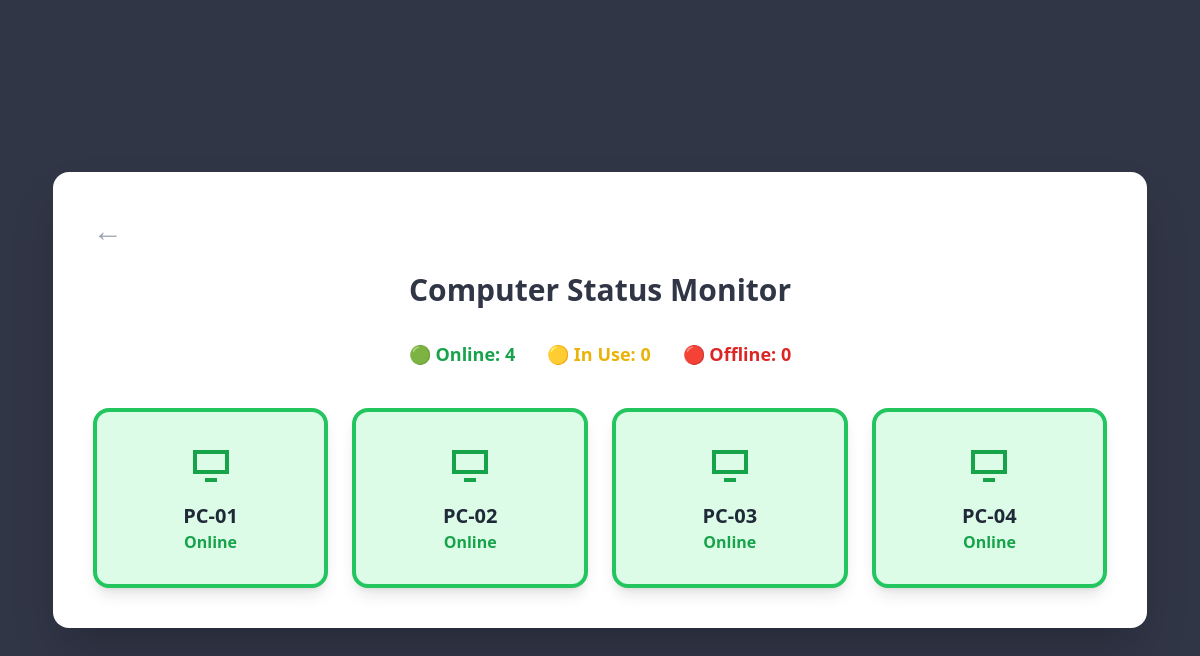
Screenshot of /status (signed in) with the database file from the repository.
### tables this page shows
CREATE TABLE Computer (
        Computer_ID TEXT PRIMARY KEY,
        Status TEXT DEFAULT 'Online',
        Current_Member_ID INTEGER,
        FOREIGN KEY (Current_Member_ID) REFERENCES Member(Person_ID)
    );

### main.py (the view)
@app.route("/status")
@login_required
def status():
    connect = sqlite3.connect(db_local)
    connect.row_factory = sqlite3.Row
    cursor = connect.cursor()
    query = """
        SELECT c.Computer_ID, c.Status, p.Full_Name
        FROM Computer c
        LEFT JOIN Person p ON c.Current_Member_ID = p.Person_ID
    """
    cursor.execute(query)
    all_pcs = cursor.fetchall()
    cursor.execute("SELECT COUNT(*) FROM Computer WHERE Status = 'Online'")
    online_count = cursor.fetchone()[0]
    cursor.execute("SELECT COUNT(*) FROM Computer WHERE Status = 'In Use'")
    in_use_count = cursor.fetchone()[0]
    cursor.execute("SELECT COUNT(*) FROM Computer WHERE Status = 'Offline'")
    offline_count = cursor.fetchone()[0]
    connect.close()
    return render_template("status.html", computers=all_pcs, online=online_count, in_use=in_use_count, offline=offline_count)

### main.py (called while the page is built, shortened)
@login_manager.user_loader
def load_user(user_id):
    connect = sqlite3.connect(db_local)
    connect.row_factory = sqlite3.Row
    cursor = connect.cursor()
    cursor.execute("""
        SELECT Person.*, Member.Phone_Number
        FROM Person
        LEFT JOIN Member ON Person.Person_ID = Member.Person_ID
        WHERE Person.Person_ID = ?
    """, (user_id,))
    user = cursor.fetchone()
    connect.close()
    if user:
        return User(user["Person_ID"], user["Username"], user["Full_Name"], user["Type"], user["Phone_Number"])
    return None

@app.before_request
def update_member_time():
    if current_user.is_authenticated:
        now = int(time.time())
        last_active = session.get('last_active')
        session['last_active'] = now

### templates/status.html (shortened to what this page needs)
<!DOCTYPE html>
<html>
<head>
  <script src="https://cdn.tailwindcss.com"></script>
</head>
<body>
<div class="min-h-screen bg-[#313647] flex items-center justify-center p-6">
  <div class="bg-white rounded-2xl shadow-2xl w-[95%] max-w-[1200px] p-10">
    <a href="{{ url_for('admin_home') }}">
      <button class="text-3xl text-gray-400 hover:text-[#6B62C4] mb-6">←</button>
    </a>
    <h1 class="text-3xl font-bold text-center text-[#313647] mb-8">
      Computer Status Monitor
    </h1>
    <div class="flex justify-center gap-8 mb-10 text-lg font-semibold">
      <span class="text-green-600">🟢 Online: {{ online }}</span>
      <span class="text-yellow-500">🟡 In Use: {{ in_use }}</span>
      <span class="text-red-600">🔴 Offline: {{ offline }}</span>
    </div>
    <div class="grid grid-cols-2 md:grid-cols-3 lg:grid-cols-4 gap-6">
      {% for row in computers %}
        {% set pc_id = row[0] %}
        {% set pc_status = row[1] %}
        {% if pc_status == 'Online' %}
            {% set bg, border, text_color = 'bg-green-100', 'border-green-500', 'text-green-600' %}
        {% elif pc_status == 'In Use' %}
            {% set bg, border, text_color = 'bg-yellow-100', 'border-yellow-500', 'text-yellow-600' %}
        {% else %}
            {% set bg, border, text_color = 'bg-red-100', 'border-red-500', 'text-red-600' %}
        {% endif %}
        <div class="{{ bg }} border-4 {{ border }} rounded-2xl p-6 text-center shadow-lg hover:scale-105 transition flex flex-col items-center justify-center min-h-[180px]">
            <div class="flex justify-center mb-3">
              <svg class="w-12 h-12 {{ text_color }}" fill="currentColor" viewBox="0 0 24 24">
                <path d="M3 4h18v12H3V4zm2 2v8h14V6H5zm4 12h6v2H9v-2z"/>
              </svg>
            </div>
            <h2 class="text-xl font-bold text-gray-800">{{ pc_id }}</h2>
            <p class="{{ text_color }} font-semibold">{{ pc_status }}</p>
        </div>
      {% endfor %}
    </div>
  </div>
</div>
</body>
</html>

### rows the page displays
Computer: Computer_ID "PC-01", Status "Online"
Computer: Computer_ID "PC-02", Status "Online"
Computer: Computer_ID "PC-03", Status "Online"
Computer: Computer_ID "PC-04", Status "Online"

### other values shown
{{ online }} "4"
{{ in_use }} "0"
{{ offline }} "0"
